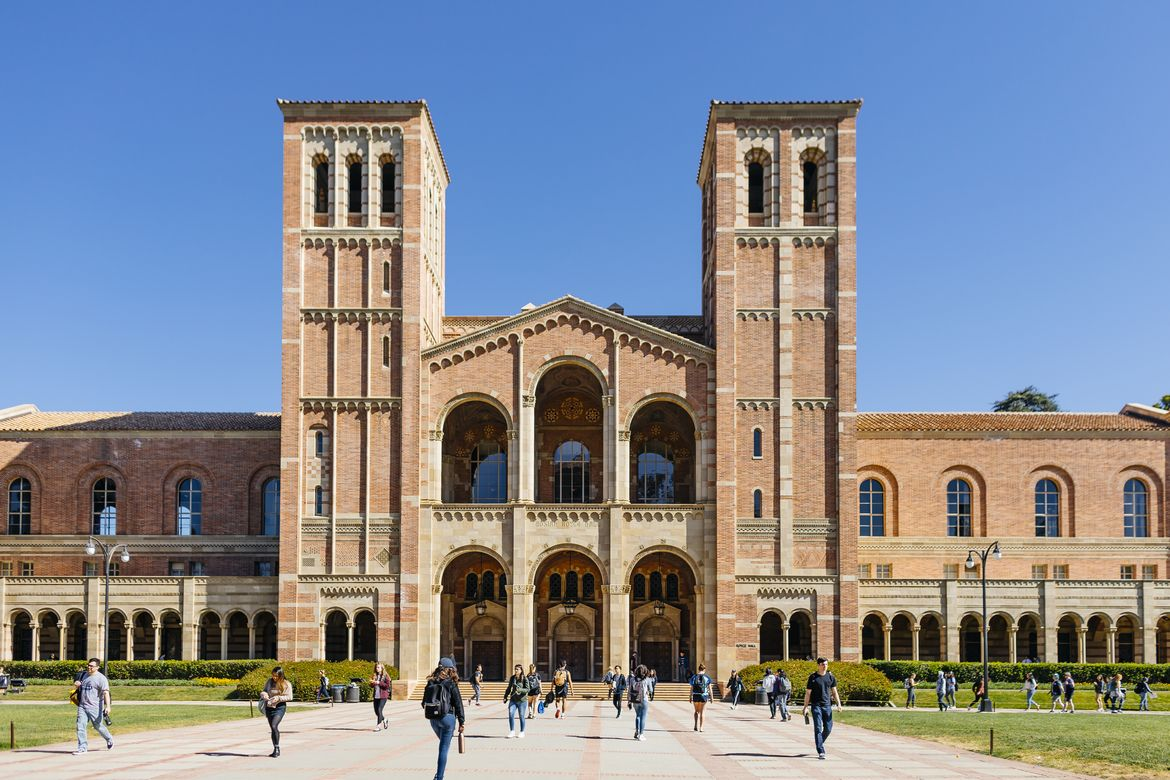
#> input picture opencv-art/cli-art-complete/images/ucla.jpg, 1170 x 780 px
$ python -i pop.py   (imports and definitions only)
#> lines starting #> are read from the running program, lines starting #| are printed output that depends on the picture
#> further down, picture is the input picture: shape (780, 1170, 3); mean B, G, R 148.8, 138.1, 131.8
import cv2
import numpy as np
import progressbar as pb

def popify_image(image, background_color=[255, 255, 255], dot_color=(0, 0, 0), max_dots=120):
    # make image grayscale
#> called with dot_color = (0, 0, 0), max_dots = 120
    image = cv2.cvtColor(image, cv2.COLOR_BGR2GRAY)
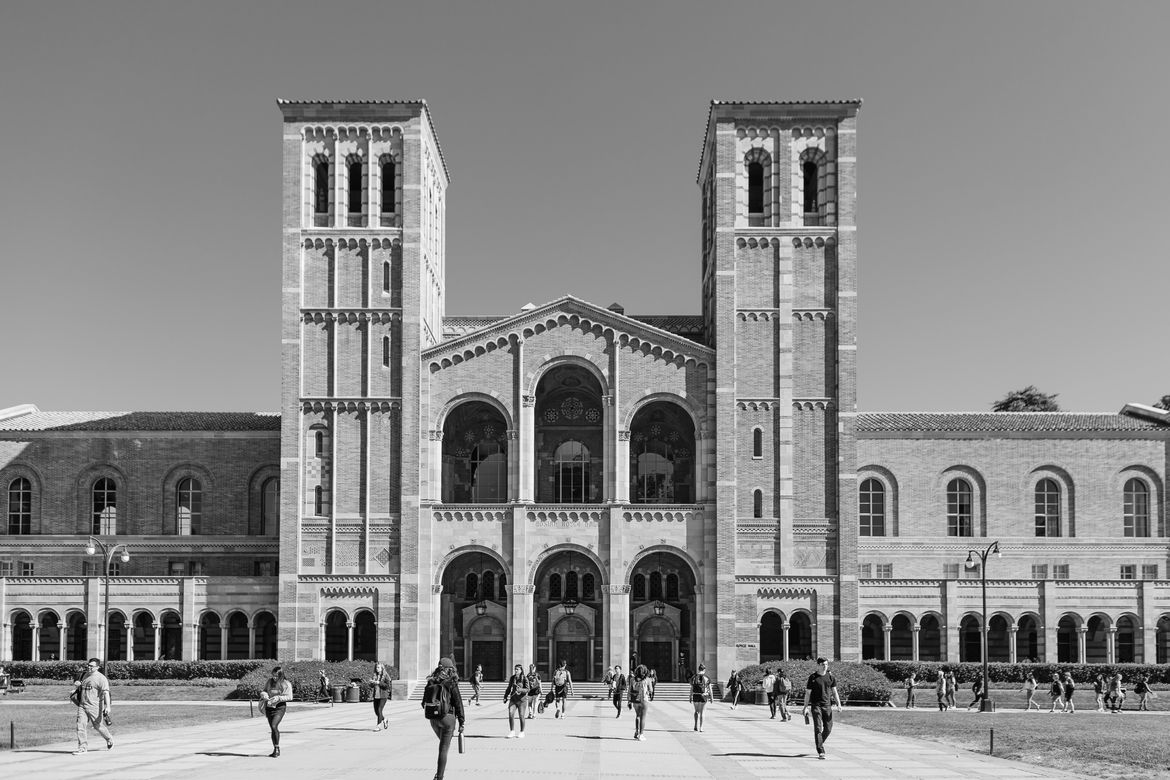
#> image: shape (780, 1170); min 0, max 255, mean 137.4

    # extract dimensions
    image_height, image_width = image.shape
#> image_height = 780; image_width = 1170

    # down size to number of dots
    if image_height == max(image_height,image_width):
        downsized_image = cv2.resize(image,(int(image_height*(max_dots/image_width)),max_dots))
    else:
        downsized_image = cv2.resize(image,(max_dots,int(image_height*(max_dots/image_width))))
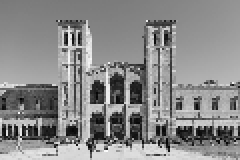
#> downsized_image: shape (80, 120) (shown 2 times larger); min 1, max 252, mean 137.5

    # extract dimensions of new image
    downsized_image_height, downsized_image_width = downsized_image.shape
#> downsized_image_height = 80; downsized_image_width = 120

    # set how big we want our final image to be
    multiplier = 100

    # set the size of our blank canvas
    blank_img_height = downsized_image_height * multiplier
#> blank_img_height = 8000
    blank_img_width = downsized_image_width * multiplier
#> blank_img_width = 12000

    # set the padding value so the dots start in frame (rather than being off the edge
    padding = int(multiplier/2)

    # create canvas containing just the background colour
    blank_image = np.full(((blank_img_height),(blank_img_width),3), background_color,dtype=np.uint8)

    # run through each pixel and draw the circle on our blank canvas
    bar = pb.ProgressBar(widgets=["Pop Art Image ", pb.Bar(), " ", pb.Percentage()])
    for y in bar(range(0,downsized_image_height)):
        for x in range(0,downsized_image_width):
            cv2.circle(blank_image,(((x*multiplier)+padding),((y*multiplier)+padding)), int((0.6 * multiplier) * ((255-downsized_image[y][x])/255)), dot_color, -1)

    return blank_image

>>> import cv2
>>> picture = cv2.imread('../images/ucla.jpg')
>>> result = popify_image(picture)
